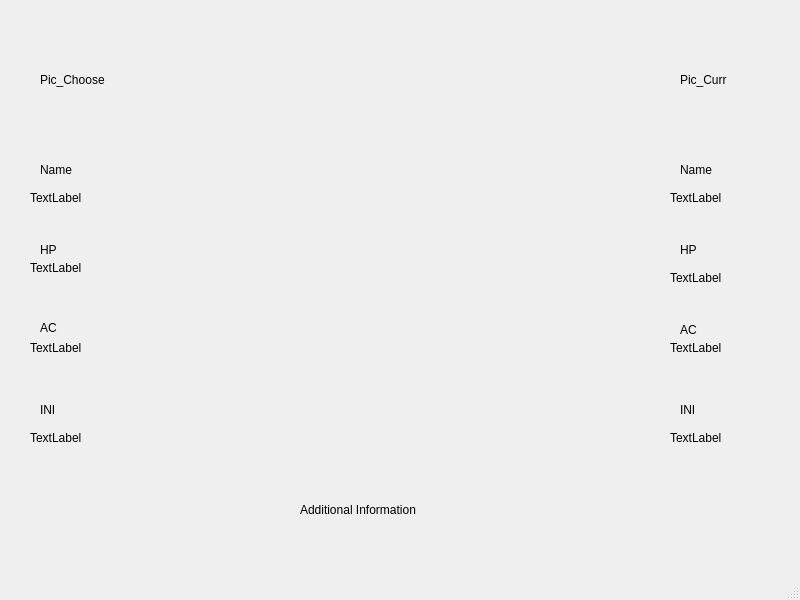
<?xml version="1.0" encoding="UTF-8"?>
<ui version="4.0">
 <class>MainWindow</class>
 <widget class="QMainWindow" name="MainWindow">
  <property name="geometry">
   <rect>
    <x>0</x>
    <y>0</y>
    <width>800</width>
    <height>600</height>
   </rect>
  </property>
  <property name="windowTitle">
   <string>MainWindow</string>
  </property>
  <widget class="QWidget" name="centralwidget">
   <widget class="QLabel" name="Basic_Interface">
    <property name="geometry">
     <rect>
      <x>0</x>
      <y>0</y>
      <width>800</width>
      <height>540</height>
     </rect>
    </property>
    <property name="text">
     <string/>
    </property>
   </widget>
   <widget class="QLabel" name="Image2">
    <property name="geometry">
     <rect>
      <x>40</x>
      <y>40</y>
      <width>80</width>
      <height>80</height>
     </rect>
    </property>
    <property name="text">
     <string>Pic_Choose</string>
    </property>
   </widget>
   <widget class="QLabel" name="Image1">
    <property name="geometry">
     <rect>
      <x>680</x>
      <y>40</y>
      <width>80</width>
      <height>80</height>
     </rect>
    </property>
    <property name="text">
     <string>Pic_Curr</string>
    </property>
   </widget>
   <widget class="QLabel" name="Name_Choose">
    <property name="geometry">
     <rect>
      <x>40</x>
      <y>160</y>
      <width>60</width>
      <height>20</height>
     </rect>
    </property>
    <property name="text">
     <string>Name</string>
    </property>
   </widget>
   <widget class="QLabel" name="label">
    <property name="geometry">
     <rect>
      <x>680</x>
      <y>160</y>
      <width>60</width>
      <height>20</height>
     </rect>
    </property>
    <property name="text">
     <string>Name</string>
    </property>
   </widget>
   <widget class="QLabel" name="label_2">
    <property name="geometry">
     <rect>
      <x>40</x>
      <y>240</y>
      <width>60</width>
      <height>20</height>
     </rect>
    </property>
    <property name="text">
     <string>HP</string>
    </property>
   </widget>
   <widget class="QLabel" name="label_3">
    <property name="geometry">
     <rect>
      <x>40</x>
      <y>320</y>
      <width>55</width>
      <height>16</height>
     </rect>
    </property>
    <property name="text">
     <string>AC</string>
    </property>
   </widget>
   <widget class="QLabel" name="label_4">
    <property name="geometry">
     <rect>
      <x>40</x>
      <y>400</y>
      <width>60</width>
      <height>20</height>
     </rect>
    </property>
    <property name="text">
     <string>INI</string>
    </property>
   </widget>
   <widget class="QLabel" name="label_5">
    <property name="geometry">
     <rect>
      <x>680</x>
      <y>240</y>
      <width>60</width>
      <height>20</height>
     </rect>
    </property>
    <property name="text">
     <string>HP</string>
    </property>
   </widget>
   <widget class="QLabel" name="label_6">
    <property name="geometry">
     <rect>
      <x>680</x>
      <y>320</y>
      <width>60</width>
      <height>20</height>
     </rect>
    </property>
    <property name="text">
     <string>AC</string>
    </property>
   </widget>
   <widget class="QLabel" name="label_7">
    <property name="geometry">
     <rect>
      <x>680</x>
      <y>400</y>
      <width>60</width>
      <height>20</height>
     </rect>
    </property>
    <property name="text">
     <string>INI</string>
    </property>
   </widget>
   <widget class="QLabel" name="label_8">
    <property name="geometry">
     <rect>
      <x>30</x>
      <y>190</y>
      <width>55</width>
      <height>16</height>
     </rect>
    </property>
    <property name="text">
     <string>TextLabel</string>
    </property>
   </widget>
   <widget class="QLabel" name="label_9">
    <property name="geometry">
     <rect>
      <x>30</x>
      <y>260</y>
      <width>55</width>
      <height>16</height>
     </rect>
    </property>
    <property name="text">
     <string>TextLabel</string>
    </property>
   </widget>
   <widget class="QLabel" name="label_10">
    <property name="geometry">
     <rect>
      <x>30</x>
      <y>340</y>
      <width>55</width>
      <height>16</height>
     </rect>
    </property>
    <property name="text">
     <string>TextLabel</string>
    </property>
   </widget>
   <widget class="QLabel" name="label_11">
    <property name="geometry">
     <rect>
      <x>30</x>
      <y>430</y>
      <width>55</width>
      <height>16</height>
     </rect>
    </property>
    <property name="text">
     <string>TextLabel</string>
    </property>
   </widget>
   <widget class="QLabel" name="label_12">
    <property name="geometry">
     <rect>
      <x>670</x>
      <y>190</y>
      <width>55</width>
      <height>16</height>
     </rect>
    </property>
    <property name="text">
     <string>TextLabel</string>
    </property>
   </widget>
   <widget class="QLabel" name="label_13">
    <property name="geometry">
     <rect>
      <x>670</x>
      <y>270</y>
      <width>55</width>
      <height>16</height>
     </rect>
    </property>
    <property name="text">
     <string>TextLabel</string>
    </property>
   </widget>
   <widget class="QLabel" name="label_14">
    <property name="geometry">
     <rect>
      <x>670</x>
      <y>340</y>
      <width>55</width>
      <height>16</height>
     </rect>
    </property>
    <property name="text">
     <string>TextLabel</string>
    </property>
   </widget>
   <widget class="QLabel" name="label_15">
    <property name="geometry">
     <rect>
      <x>670</x>
      <y>430</y>
      <width>55</width>
      <height>16</height>
     </rect>
    </property>
    <property name="text">
     <string>TextLabel</string>
    </property>
   </widget>
   <widget class="QLabel" name="label_16">
    <property name="geometry">
     <rect>
      <x>300</x>
      <y>490</y>
      <width>191</width>
      <height>40</height>
     </rect>
    </property>
    <property name="text">
     <string>Additional Information</string>
    </property>
   </widget>
  </widget>
  <widget class="QMenuBar" name="menubar">
   <property name="geometry">
    <rect>
     <x>0</x>
     <y>0</y>
     <width>800</width>
     <height>25</height>
    </rect>
   </property>
  </widget>
  <widget class="QStatusBar" name="statusbar"/>
 </widget>
 <resources/>
 <connections/>
</ui>
